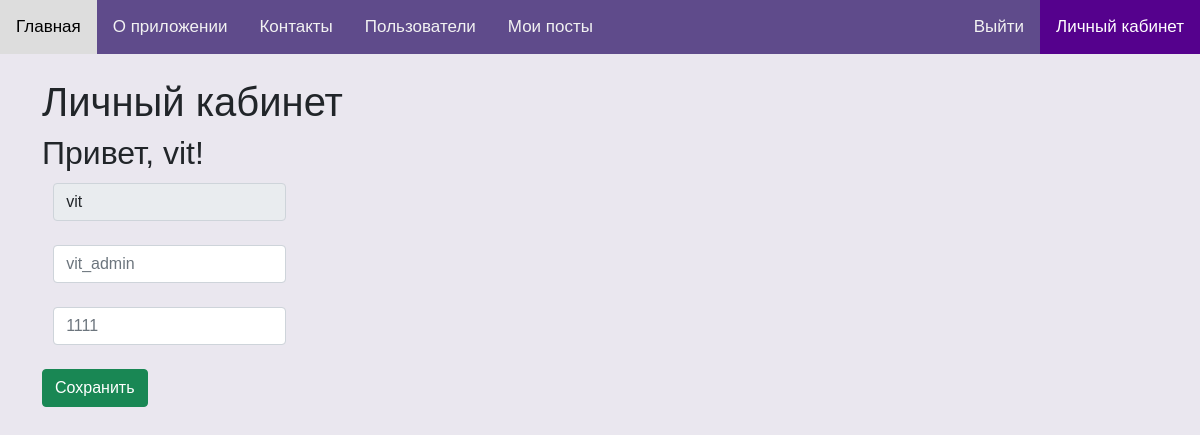
/account (signed in), run on an earlier commit of the app's database.
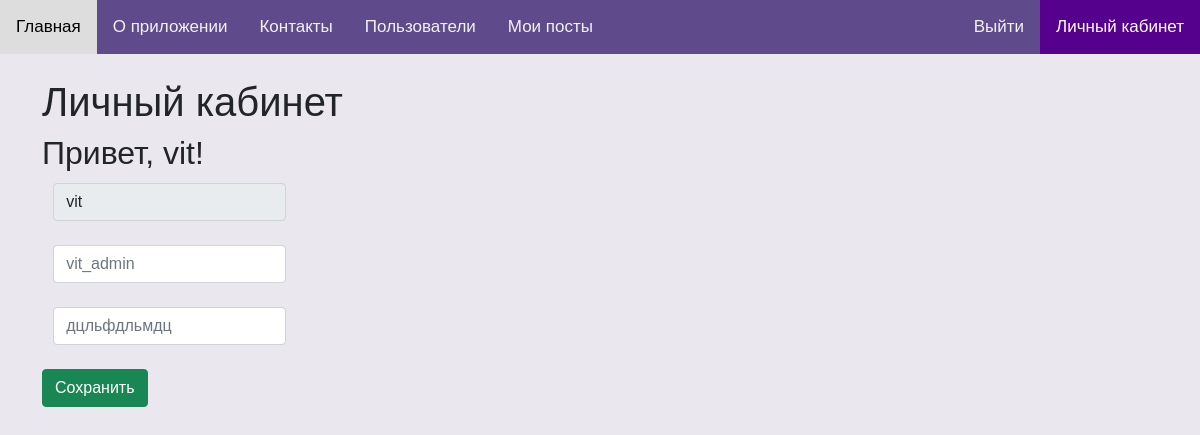
And on a later commit of the database.
### tables this page shows
CREATE TABLE user_profile (
                user_id INTEGER PRIMARY KEY AUTOINCREMENT, -- Уникальный ID пользователя
                name TEXT, -- Имя пользователя
                email TEXT, -- Email пользователя
                login TEXT, role text default 'user', -- Логин, связанный с таблицей passwords
                FOREIGN KEY (login) REFERENCES passwords(login) ON DELETE CASCADE ON UPDATE CASCADE
);

### server.py (the view, shortened to what this page needs)
@app.route('/account', methods=('GET', 'POST'))
def account():
    conn = get_db_connection()
    login = session['username']
    user = conn.execute('SELECT * FROM user_profile WHERE login = ?', (login,)).fetchone()
    name = user['name']
    email = user['email']
    if not name:
        name = 'Введите имя'
    if not email:
        email = 'Введите email'
    return render_template('account/account.html', name=name, email=email)

### server.py (called while the page is built)
def get_db_connection():
    conn = sqlite3.connect('blog.db')
    conn.row_factory = sqlite3.Row
    return conn

### templates/account/account.html (shortened to what this page needs)
{% extends "main/layout.html" %}
{% block content_layout %}
    <h1>Личный кабинет</h1>
    <h2>Привет, {{ session['username'] }}!</h2>
    <form method="POST">
        <div class="account">
            <div class="mb-3">
                <label class="form-label">
                    <input class="form-control" type="text" name="login" value="{{ session['username'] }}" readonly required>
                </label>
            </div>
            <div class="mb-3">
                <label class="form-label">
                    <input class="form-control" type="text" placeholder="{{ name }}" name="name" required>
                </label>
            </div>
            <div class="mb-3">
                <label class="form-label">
                    <input class="form-control" type="text" placeholder="{{ email }}" name="email" required>
                </label>
            </div>
        <button class="btn btn-success" type="submit">Сохранить</button>
        </div>
    </form>
{% endblock %}

What changed in the data, as far as the page shows it:
changed user_profile "vit": email "1111" → "дцльфдльмдц"
